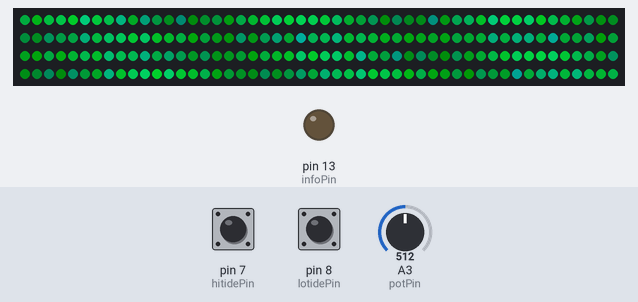
Bench run of a sketch on a simulated Arduino Uno, built with avr-gcc and run on an emulated ATmega328P. On the bench: 200 RGB LEDs in strip order, left to right, continuing on the next row, output pins drawn as LEDs (lit = HIGH). The inputs (shaded band) are chosen by the test bench; at power-on: pin 7 (hitidePin) HIGH, pin 8 (lotidePin) HIGH, A3 (potPin) = 512. Dim RGB values are drawn brighter than linear; the strip is taken to match the declared colour order.

Above: at 1.2 s.
1.3 s: pin 7 (hitidePin) pulled LOW for 1 s
At 1.68 s:
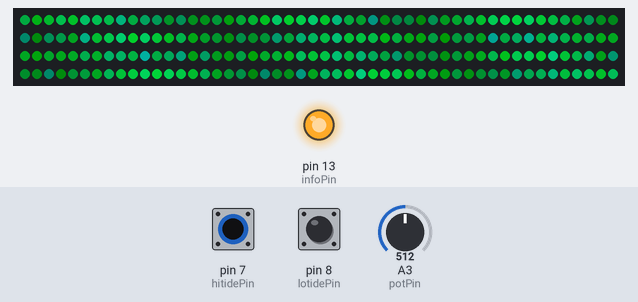
3.8 s: pin 8 (lotidePin) pulled LOW for 0.25 s
At 4.05 s:
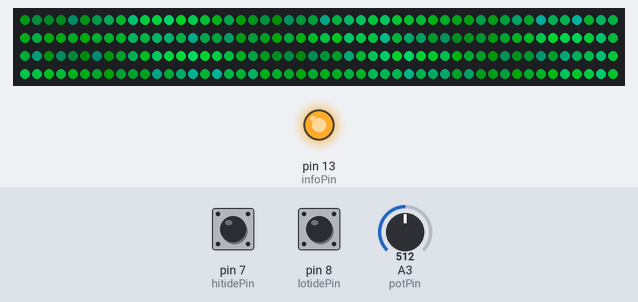
7.0 s: pin 7 (hitidePin) pulled LOW for 3.2 s
At 8.2 s:
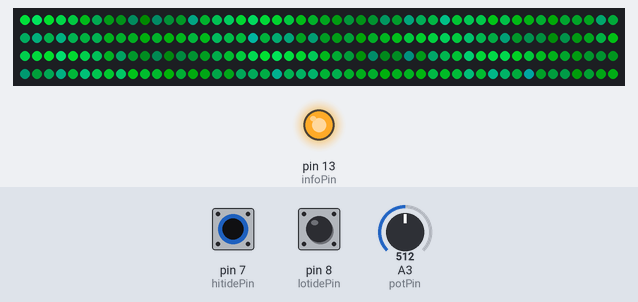
11.7 s: pin 8 (lotidePin) pulled LOW for 3.2 s
At 13.33 s:
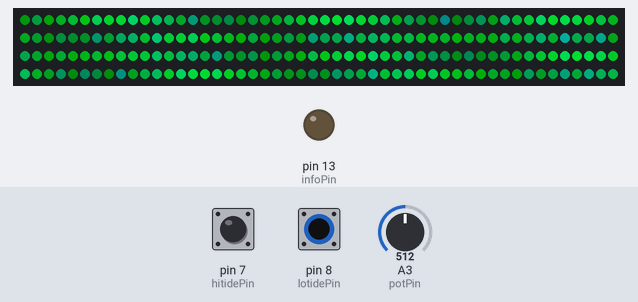
Timing chart, 0 to 14.8 s (numbered marks = the images above; inputs shaded):
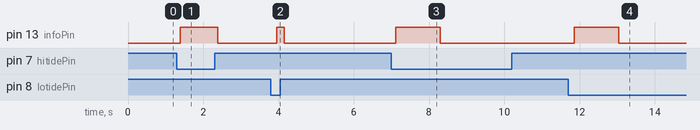

Measured:
- after the input at 1.3 s, pin 13 (infoPin): LOW → HIGH after 0.09 s, → LOW 0.99 s later
- after the input at 3.8 s, pin 13 (infoPin): LOW → HIGH after 0.16 s, → LOW 0.20 s later
- after the input at 7.0 s, pin 13 (infoPin): LOW → HIGH after 0.12 s, → LOW 1.2 s later
- after the input at 11.7 s, pin 13 (infoPin): LOW → HIGH after 0.16 s, → LOW 1.2 s later

The sketch:

LivingGreen.ino
```cpp
#include <Adafruit_NeoPixel.h>

// PINOUT

const byte pixelPin = 6;
const byte hitidePin = 7;
const byte lotidePin = 8;
const byte infoPin = 13;
const byte potPin = A3;

/* 200 is a lot, but I'm working on the assumption that we will be stringing a few strands together. */

const int nPixels = 200;

const Adafruit_NeoPixel pixels(nPixels, 6,
                               NEO_RGB + NEO_KHZ800);   // value for the individual strip thing
//                               NEO_GRB + NEO_KHZ800);   // value for the neopixel string


const uint32_t buttonPauseMs = 1000;
uint32_t buttonChangeMs = 0;
byte buttonState = 0;

float hitideBrighness = 1;
float lotideBrighness = .1;
float baseSpeed = 1;

enum State {
  DRAWING = 0,
  ADJUSTING_LOTIDE = 1,
  ADJUSTING_HITIDE = 2,
  ADJUSTING_SPEED = 3
} state = DRAWING;


void setup() {
  // put your setup code here, to run once:

  pinMode(pixelPin, OUTPUT);
  pinMode(infoPin, OUTPUT);
  pinMode(hitidePin, INPUT_PULLUP);
  pinMode(lotidePin, INPUT_PULLUP);
  pinMode(potPin, INPUT);

  pixels.begin();
  pixels.clear();
  pixels.show();
}

void loop() {
  read_buttons();

  switch (state) {
    case DRAWING: break;
    case ADJUSTING_LOTIDE:
      lotideBrighness = analogRead(potPin) / 1023.0;
      break;
    case ADJUSTING_HITIDE:
      hitideBrighness = analogRead(potPin) / 1023.0;
      break;
    case ADJUSTING_SPEED:
      // speed goes from times 10 to one tenth. Maybe that's too much adjustment - we'll see what it looks like.
      baseSpeed =  exp((analogRead(potPin) - 512.0) / 512.0 * 2.302585092994046);
      break;
  }

  draw();
}

void read_buttons() {
  byte buttonStateWas = buttonState;

  buttonState = (digitalRead(lotidePin) == LOW ? 1 : 0)  | (digitalRead(hitidePin) == LOW ? 2 : 0);

  if (buttonState == 0) {
    digitalWrite(infoPin, LOW);
    state = DRAWING;
  }
  else if (buttonStateWas != buttonState) {
    buttonChangeMs = millis();
    digitalWrite(infoPin, HIGH);
    state = DRAWING;
  }
  else if (millis() - buttonChangeMs >= buttonPauseMs) {
    digitalWrite(infoPin, LOW);
    state = buttonState & 3; // the button state bitmask matches the state enum
  }
}

#define PHI  1.6180339887499
#define PI  3.141592653589793


class Sine {
  float speedHz = 1; // cycles per second
  float theta = 0; // current value;
  float wavelengthPix = 1; // wavelength in pixels

  static Sine* head;
  Sine* next;

  void advanceMicros(float us) {
    theta += 2 * PI * us / 1e6 * speedHz;
    while(theta < 0) theta += 2 * PI;
    while(theta >= 2 * PI) theta -= 2 * PI;
  }

public:
  Sine(float speedHz, float wavelengthPix)
  : speedHz(speedHz), wavelengthPix(wavelengthPix)
  {
    next = head;
    head = this;
  }


  static void advanceAllMicros(float us) {
    for(Sine *p = head; p; p = p->next) {
      p->advanceMicros(us);
    }
  }

  float v(int pix) {
      return sin(theta + pix/wavelengthPix *  2 * PI) / 2 + .5;
  }

  float v_for_mul(int pix) {
      return sin(theta + pix/wavelengthPix *  2 * PI);
  }

};

Sine *Sine::head = NULL;

uint32_t mostRecentDrawUs = 0;

// we have ripples with a wavelength of the golden ratio.
Sine rippleBase(1.0/5, 1/PHI);
// the ripples are multiplied in amplitude by a sine that moves quickly and has a long wavelength
Sine rippleMul(1, 30);

// the tide has a cycle of once every 30 minutes. This means that we compress a day into an hour
Sine tide(1.0/60/30, 1);

// The waves moving in have a long wavelenght and move reasonably fast
Sine waveIn(.15, 20);
// The waves moving out have a slightly shorter wavelenght and move slower in the opposote direction
Sine waveOut(-.1, 17.1234);

// the waves move in and out nice and slow to make it obvious. I use a wavlenght of 2 pixels and sampe the amplitude at 0 and 1
// to give me the weighting of wave in vs wave out.

Sine waveInOut(1.0/120, 2);

void draw() {
  if(!pixels.canShow()) return;
  delay(1); // have at least a little delay
  uint32_t us = micros();
  Sine::advanceAllMicros((us - mostRecentDrawUs) * baseSpeed);
  mostRecentDrawUs = us;

  float waveInWeight = waveInOut.v(0);
  float waveOutWeight = 1 - waveOutWeight;

  float tideV;

  if(state == ADJUSTING_HITIDE) {
    tideV = 1; // force high tide
  }
  else if(state == ADJUSTING_LOTIDE) {
    tideV = 0; // force low tide
  }
  else {
    tideV = tide.v(0);
  }

  tideV = (tideV * hitideBrighness) + ((1-tideV) * lotideBrighness);

  for(int i = 0; i<nPixels; i++) {
    float rippleV = rippleBase.v_for_mul(i) * (rippleMul.v(i)*1+1)/2;
    // correct rippleV
    rippleV = rippleV/2 + .5;

    float inV = (waveIn.v(i)) * waveInWeight * tideV;
    float outV = (waveOut.v(i)) * waveOutWeight * tideV;

    float r,g,b;

    // base colour - a nice sea-green maybe a bit washed out
    // the brighness is .3, so the other components have .7 to play with
    r = .1;
    g = .3;
    b = .1;

    // ripple colour: blue, and increase saturation.

    r += -.05 * rippleV;
    b += .2 * rippleV;

    // wave in: a bright green

    g += inV * .7;
    b += inV * .2;

    // wave out, a dimmer cyan

    g += outV * .5;
    b += outV * .5;

    pixels.setPixelColor(i, cc(r,g,b));


  }
  pixels.show();
}


// https://learn.adafruit.com/led-tricks-gamma-correction/the-quick-fix

const uint8_t PROGMEM gamma8[] = {
  0,  0,  0,  0,  0,  0,  0,  0,  0,  0,  0,  0,  0,  0,  0,  0,
  0,  0,  0,  0,  0,  0,  0,  0,  0,  0,  0,  0,  1,  1,  1,  1,
  1,  1,  1,  1,  1,  1,  1,  1,  1,  2,  2,  2,  2,  2,  2,  2,
  2,  3,  3,  3,  3,  3,  3,  3,  4,  4,  4,  4,  4,  5,  5,  5,
  5,  6,  6,  6,  6,  7,  7,  7,  7,  8,  8,  8,  9,  9,  9, 10,
  10, 10, 11, 11, 11, 12, 12, 13, 13, 13, 14, 14, 15, 15, 16, 16,
  17, 17, 18, 18, 19, 19, 20, 20, 21, 21, 22, 22, 23, 24, 24, 25,
  25, 26, 27, 27, 28, 29, 29, 30, 31, 32, 32, 33, 34, 35, 35, 36,
  37, 38, 39, 39, 40, 41, 42, 43, 44, 45, 46, 47, 48, 49, 50, 50,
  51, 52, 54, 55, 56, 57, 58, 59, 60, 61, 62, 63, 64, 66, 67, 68,
  69, 70, 72, 73, 74, 75, 77, 78, 79, 81, 82, 83, 85, 86, 87, 89,
  90, 92, 93, 95, 96, 98, 99, 101, 102, 104, 105, 107, 109, 110, 112, 114,
  115, 117, 119, 120, 122, 124, 126, 127, 129, 131, 133, 135, 137, 138, 140, 142,
  144, 146, 148, 150, 152, 154, 156, 158, 160, 162, 164, 167, 169, 171, 173, 175,
  177, 180, 182, 184, 186, 189, 191, 193, 196, 198, 200, 203, 205, 208, 210, 213,
  215, 218, 220, 223, 225, 228, 231, 233, 236, 239, 241, 244, 247, 249, 252, 255
};

uint32_t cc(float r, float g, float b) {
  if (r < 0) r = 0; if (r > .999) r = .999;
  if (g < 0) g = 0; if (g > .999) g = .999;
  if (b < 0) b = 0; if (b > .999) b = .999;

  uint8_t rr = r * 256;
  uint8_t gg = g * 256;
  uint8_t bb = b * 256;

  // gamma corection
  // https://learn.adafruit.com/led-tricks-gamma-correction/the-quick-fix
  return pixels.Color(
           pgm_read_byte(&gamma8[rr]),
           pgm_read_byte(&gamma8[gg]),
           pgm_read_byte(&gamma8[bb])
         );
}
```
